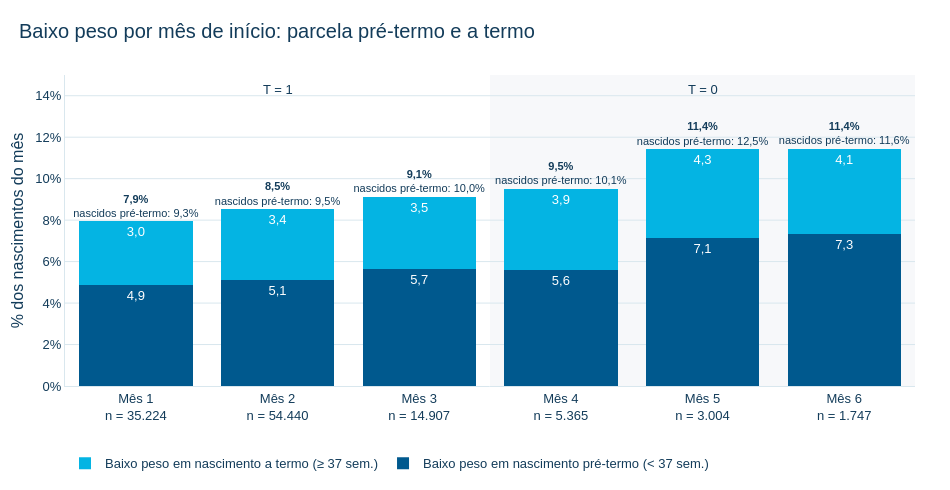

Notebook code cell kept with this figure:
### Markdown cell above
O baixo peso é quase universal abaixo de 32 semanas (acima de 90% de 22 a 31 semanas), atinge cerca de 48% em 32–36 semanas e fica em torno de 3,7% a termo. Os 546 nascimentos com menos de 28 semanas (0,5% da população) concentram cerca de 5% dos casos de baixo peso. Assim, qualquer desequilíbrio do comparador **nessas faixas** pesa no desfecho de forma desproporcional ao seu tamanho, mas a fatia é pequena.

O gráfico a seguir acrescenta o que a tabela não mostra: para cada **mês de início**, quanto do risco bruto de baixo peso vem de nascimentos pré-termo (< 37 semanas) e quanto vem de nascimentos a termo. É uma decomposição contábil, com o denominador igual aos nascimentos do mês com duração conhecida. Não é uma análise de mediação.

### Code cell
base = dados[com_duracao]
n_mes = base.groupby("mes_inicio").size()
pre = base[base.semanas.lt(37)].groupby("mes_inicio").Y.sum().reindex(MESES, fill_value=0) / n_mes * 100
termo = base[base.semanas.ge(37)].groupby("mes_inicio").Y.sum().reindex(MESES, fill_value=0) / n_mes * 100
pct_pre = base.groupby("mes_inicio").semanas.apply(lambda s: s.lt(37).mean() * 100)
assert ((pre + termo) - base.groupby("mes_inicio").Y.mean() * 100).abs().max() < 1e-9

rotulos_mes = [f"Mês {m}<br>n = {fmt(n_mes[m])}" for m in MESES]
figura = go.Figure()
figura.add_bar(x=rotulos_mes, y=pre, name="Baixo peso em nascimento pré-termo (< 37 sem.)",
               marker_color=CORES_IPT["AZUL_PRINCIPAL"], text=[fmt(v, 1) for v in pre],
               textposition="inside", textfont=dict(color="white"))
figura.add_bar(x=rotulos_mes, y=termo, name="Baixo peso em nascimento a termo (≥ 37 sem.)",
               marker_color=CORES_IPT["CIANO"], text=[fmt(v, 1) for v in termo],
               textposition="inside", textfont=dict(color="white"))
figura.add_scatter(x=rotulos_mes, y=pre + termo + 0.7, mode="text", showlegend=False, hoverinfo="skip",
                   text=[f"<b>{fmt(v, 1)}%</b><br>nascidos pré-termo: {fmt(p, 1)}%" for v, p in zip(pre + termo, pct_pre)],
                   textfont=dict(size=11, color=CORES_IPT["AZUL_ESCURO"]))
figura.add_vrect(x0=2.5, x1=5.5, fillcolor=CORES_IPT["CINZA_FUNDO"], opacity=0.8, line_width=0, layer="below")
figura.add_annotation(x=1, y=14.3, text="T = 1", showarrow=False, font=dict(size=13))
figura.add_annotation(x=4, y=14.3, text="T = 0", showarrow=False, font=dict(size=13))
aplicar_tema_base(figura, "Baixo peso por mês de início: parcela pré-termo e a termo")
figura.update_layout(barmode="stack", width=950, height=490, separators=",.",
                     legend=dict(orientation="h", y=-0.2, x=0))
figura.update_yaxes(title="% dos nascimentos do mês", range=[0, 15], ticksuffix="%")
exibir_plotly(figura)

### Figure 1 — Plotly figure (JSON) as saved in the notebook; plotly's stock layout.template omitted (floating-point values rounded to 4 significant figures)
{"data": [{"marker": {"color": "#00598E"}, "name": "Baixo peso em nascimento pré-termo (< 37 sem.)", "text": ["4,9", "5,1", "5,7", "5,6", "7,1", "7,3"], "textfont": {"color": "white"}, "textposition": "inside", "type": "bar", "x": ["Mês 1<br>n = 35.224", "Mês 2<br>n = 54.440", "Mês 3<br>n = 14.907", "Mês 4<br>n = 5.365", "Mês 5<br>n = 3.004", "Mês 6<br>n = 1.747"], "y": [4.889, 5.112, 5.662, 5.592, 7.124, 7.327]}, {"marker": {"color": "#04B4E3"}, "name": "Baixo peso em nascimento a termo (≥ 37 sem.)", "text": ["3,0", "3,4", "3,5", "3,9", "4,3", "4,1"], "textfont": {"color": "white"}, "textposition": "inside", "type": "bar", "x": ["Mês 1<br>n = 35.224", "Mês 2<br>n = 54.440", "Mês 3<br>n = 14.907", "Mês 4<br>n = 5.365", "Mês 5<br>n = 3.004", "Mês 6<br>n = 1.747"], "y": [3.046, 3.413, 3.468, 3.914, 4.294, 4.121]}, {"hoverinfo": "skip", "mode": "text", "showlegend": false, "text": ["<b>7,9%</b><br>nascidos pré-termo: 9,3%", "<b>8,5%</b><br>nascidos pré-termo: 9,5%", "<b>9,1%</b><br>nascidos pré-termo: 10,0%", "<b>9,5%</b><br>nascidos pré-termo: 10,1%", "<b>11,4%</b><br>nascidos pré-termo: 12,5%", "<b>11,4%</b><br>nascidos pré-termo: 11,6%"], "textfont": {"color": "#133C5A", "size": 11}, "type": "scatter", "x": ["Mês 1<br>n = 35.224", "Mês 2<br>n = 54.440", "Mês 3<br>n = 14.907", "Mês 4<br>n = 5.365", "Mês 5<br>n = 3.004", "Mês 6<br>n = 1.747"], "y": [8.635, 9.225, 9.83, 10.21, 12.12, 12.15]}], "layout": {"annotations": [{"font": {"size": 13}, "showarrow": false, "text": "T = 1", "x": 1, "y": 14.3}, {"font": {"size": 13}, "showarrow": false, "text": "T = 0", "x": 4, "y": 14.3}], "barmode": "stack", "height": 490, "legend": {"orientation": "h", "x": 0, "y": -0.2}, "separators": ",.", "shapes": [{"fillcolor": "#F5F7F9", "layer": "below", "line": {"width": 0}, "opacity": 0.8, "type": "rect", "x0": 2.5, "x1": 5.5, "xref": "x", "y0": 0, "y1": 1, "yref": "y domain"}], "title": {"text": "Baixo peso por mês de início: parcela pré-termo e a termo"}, "width": 950, "yaxis": {"range": [0, 15], "ticksuffix": "%", "title": {"text": "% dos nascimentos do mês"}}}}
